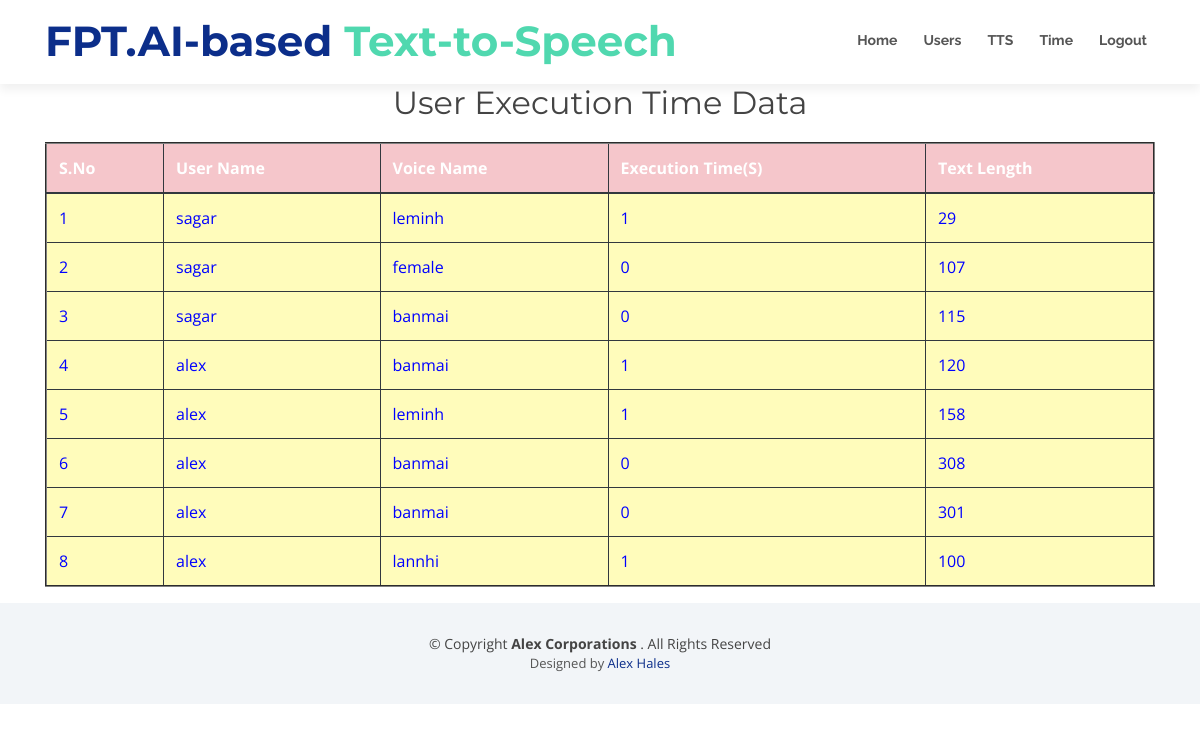
The page /AdminViewTimeDifference/ on the database its author committed.
### users/models.py (models this page shows, shortened)
class UserTimeDurationModel(models.Model):
    username = models.CharField(max_length=100)
    voicename = models.CharField(max_length=100)
    timesec = models.IntegerField()
    textlen = models.IntegerField()
    class Meta:
        db_table = "TimeSecTable"

### admins/views.py (the view)
# urls.py: path("AdminViewTimeDifference/", admins.AdminViewTimeDifference, name="AdminViewTimeDifference"),
def AdminViewTimeDifference(request):
    data = UserTimeDurationModel.objects.all()
    return render(request, 'admins/AdminViewExeTime.html', {'data':data})

### assets/templates/admins/AdminViewExeTime.html (shortened to what this page needs)
{%extends 'admins/adminbase.html'%}
{%block contents%}
 <section>
     <div class="container">
        <div class="form">
            <center>
                <h2>User Execution Time Data</h2>
<table border="2px" class="table table-hover table-dark">
                    <thead>
                    <tr class="table-danger">
                        <th scope="col">S.No</th>
                        <th scope="col">User Name</th>
                        <th scope="col">Voice Name</th>
                        <th scope="col">Execution Time(S)</th>
                        <th scope="col">Text Length</th>
                    </tr>
                    </thead>
                    <tbody>
                    {% for i in data %}
                    <tr scope="row" style="color: BLUE; background-color:#FFFCBB">
                        <td>{{forloop.counter}}</td>
                        <td>{{i.username}}</td>
                        <td>{{i.voicename}}</td>
                        <td>{{i.timesec}}</td>
                        <td>{{i.textlen}}</td>
                    </tr>
                    {% endfor %}
                    </tbody>
                </table>
                </center>
        </div>
      </div>
    </section>
{%endblock%}

### assets/static/css/style.css (style rules this page uses)
body { background: #fff; color: #444; font-family: "Open Sans", sans-serif; }
h1, h2, h3, h4, h5, h6 { font-family: "Montserrat", sans-serif; font-weight: 400; margin: 0 0 20px 0; padding: 0; }

### rows shown on the page
UserTimeDurationModel: username "sagar", voicename "leminh", timesec "1", textlen "29"
UserTimeDurationModel: username "sagar", voicename "female", timesec "0", textlen "107"
UserTimeDurationModel: username "sagar", voicename "banmai", timesec "0", textlen "115"
UserTimeDurationModel: username "alex", voicename "banmai", timesec "1", textlen "120"
UserTimeDurationModel: username "alex", voicename "leminh", timesec "1", textlen "158"
UserTimeDurationModel: username "alex", voicename "banmai", timesec "0", textlen "308"
UserTimeDurationModel: username "alex", voicename "banmai", timesec "0", textlen "301"
UserTimeDurationModel: username "alex", voicename "lannhi", timesec "1", textlen "100"
